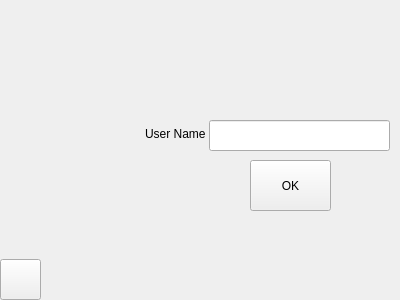
<?xml version="1.0" encoding="UTF-8"?>
<ui version="4.0">
 <class>ForgotPassword</class>
 <widget class="QWidget" name="ForgotPassword">
  <property name="geometry">
   <rect>
    <x>0</x>
    <y>0</y>
    <width>400</width>
    <height>300</height>
   </rect>
  </property>
  <property name="windowTitle">
   <string>Form</string>
  </property>
  <widget class="QLabel" name="label">
   <property name="geometry">
    <rect>
     <x>160</x>
     <y>0</y>
     <width>231</width>
     <height>111</height>
    </rect>
   </property>
   <property name="styleSheet">
    <string notr="true">image: url(:/Login/Login18.png);</string>
   </property>
   <property name="text">
    <string/>
   </property>
  </widget>
  <widget class="QLineEdit" name="lineEdit_UserName">
   <property name="geometry">
    <rect>
     <x>209</x>
     <y>120</y>
     <width>181</width>
     <height>31</height>
    </rect>
   </property>
   <property name="styleSheet">
    <string notr="true"/>
   </property>
  </widget>
  <widget class="QLabel" name="label_2">
   <property name="geometry">
    <rect>
     <x>145</x>
     <y>118</y>
     <width>81</width>
     <height>31</height>
    </rect>
   </property>
   <property name="text">
    <string>User Name</string>
   </property>
  </widget>
  <widget class="QPushButton" name="pushButton_Ok">
   <property name="geometry">
    <rect>
     <x>250</x>
     <y>160</y>
     <width>81</width>
     <height>51</height>
    </rect>
   </property>
   <property name="cursor">
    <cursorShape>PointingHandCursor</cursorShape>
   </property>
   <property name="text">
    <string>OK</string>
   </property>
  </widget>
  <widget class="QPushButton" name="pushButton_Back">
   <property name="geometry">
    <rect>
     <x>0</x>
     <y>259</y>
     <width>41</width>
     <height>41</height>
    </rect>
   </property>
   <property name="cursor">
    <cursorShape>PointingHandCursor</cursorShape>
   </property>
   <property name="styleSheet">
    <string notr="true">image: url(:/Login/Login17.png);</string>
   </property>
   <property name="text">
    <string/>
   </property>
  </widget>
  <widget class="QLabel" name="label_Password">
   <property name="geometry">
    <rect>
     <x>154</x>
     <y>222</y>
     <width>81</width>
     <height>31</height>
    </rect>
   </property>
   <property name="text">
    <string/>
   </property>
  </widget>
 </widget>
 <resources/>
 <connections/>
</ui>
